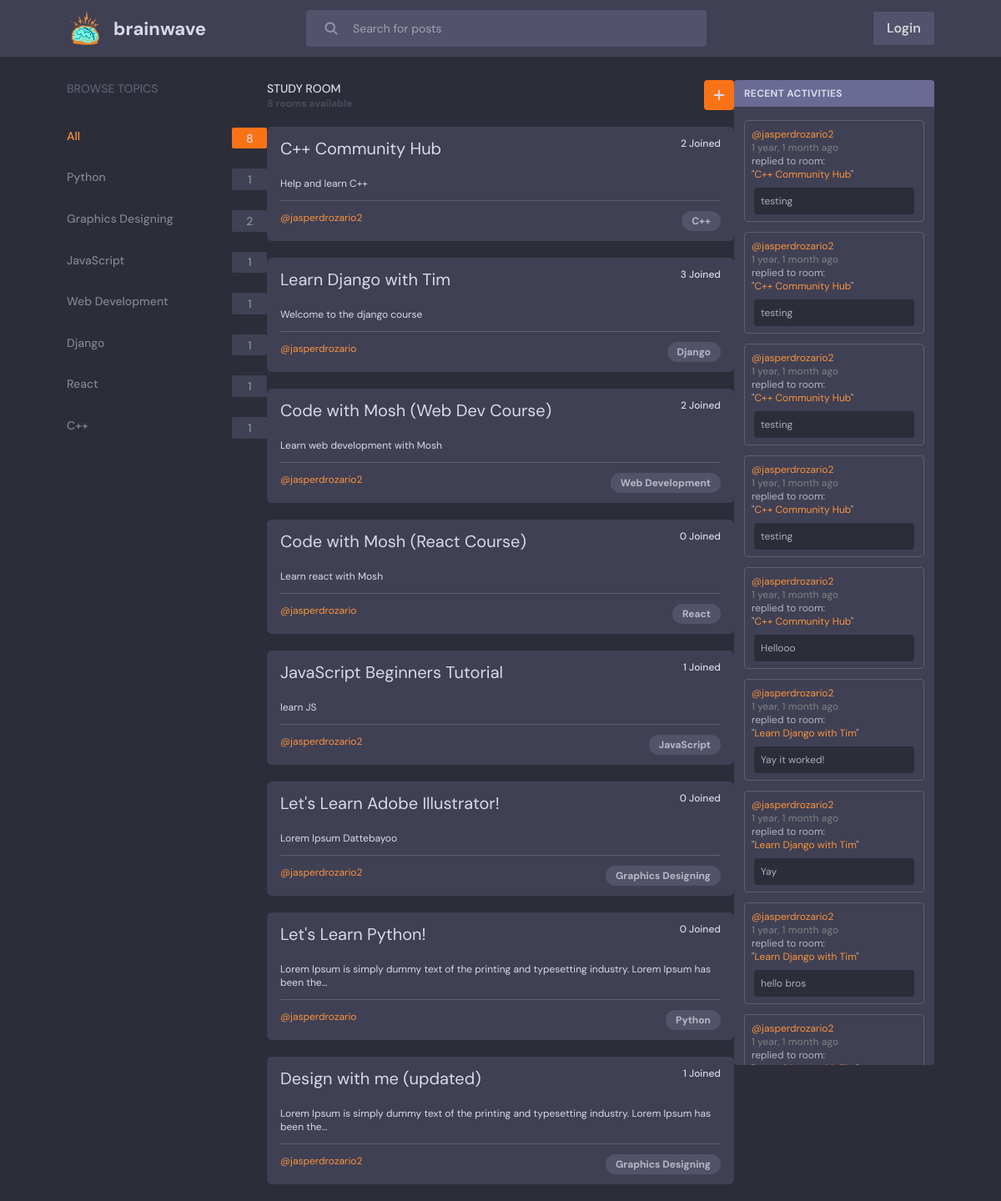
The app's page /, older data.
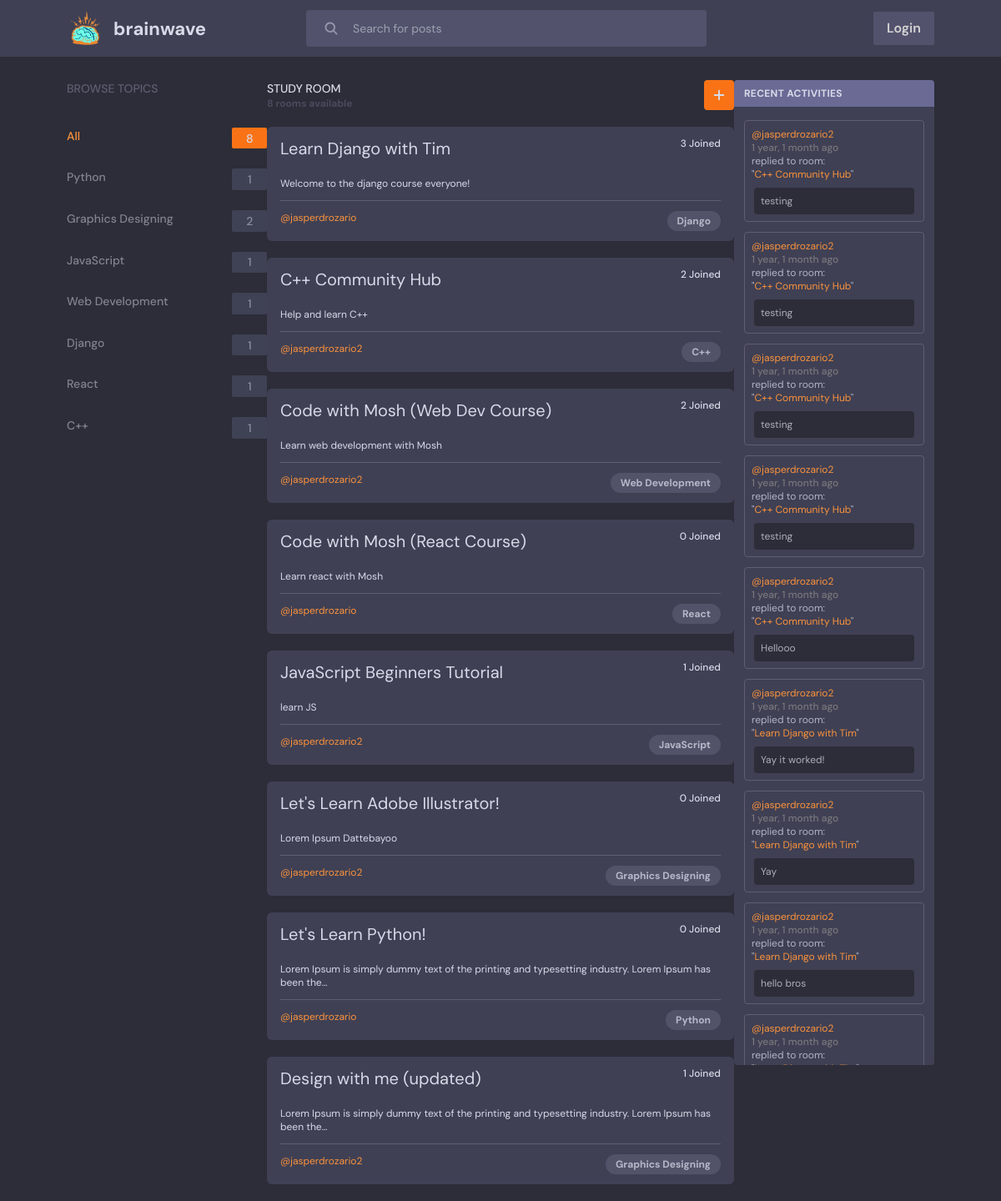
The same page, newer data.
### base/models.py (models this page shows, shortened)
class Topic(models.Model):
    name = models.CharField(max_length=200)

class Room(models.Model):
    host = models.ForeignKey(User, on_delete=models.SET_NULL, null=True)
    topic = models.ForeignKey(Topic, on_delete=models.SET_NULL, related_name='rooms', null=True)
    name = models.CharField(max_length=200)
    description = models.TextField(null=True, blank=True, max_length=100)
    participants = models.ManyToManyField(User, related_name='participants', blank=True)
    updated = models.DateTimeField(auto_now=True)
    created = models.DateTimeField(auto_now_add=True)
    def __str__(self):
        return self.name
    class Meta:
        ordering = ['-updated', '-created']

class Message(models.Model):
    user = models.ForeignKey(User, on_delete=models.CASCADE)
    room = models.ForeignKey(Room, on_delete=models.CASCADE)
    body = models.TextField(max_length=1000)
    updated = models.DateTimeField(auto_now=True)
    created = models.DateTimeField(auto_now_add=True)
    class Meta:
        ordering = ['-updated', '-created']
    def __str__(self):
        return self.body

### base/views.py (the view, shortened to what this page needs)
# urls.py: 2. Add a URL to urlpatterns:  path('', views.home, name='home')
def home(request):
  total_room_count = Room.objects.count()
  q = request.GET.get('q') if request.GET.get('q') != None else ''
  if len(q)>0 and ' ' in q[-1]:
    q = q.replace(' ', '+')
  print(q)
  rooms = Room.objects.filter(
    Q(topic__name__icontains = q) |
    Q(name__icontains = q) |
    Q(description__icontains = q)
  )
  room_count = rooms.count()
  if q == '':
    selected_topic = ''
  print(selected_topic)
  filtered_room_messages = []
  for room in rooms:
    room_messages = Message.objects.filter(room=room)
    filtered_room_messages.extend(room_messages)
  filtered_room_messages.sort(key=lambda event: event.created, reverse=True)
  topics = Topic.objects.all()
  isHomePage = True
  context = {'rooms': rooms, 'topics': topics, 'total_room_count': total_room_count, 'room_count': room_count, 'room_messages': filtered_room_messages, 'flag': isHomePage, 'selected_topic': selected_topic,}
  return render(request, 'base/home.html', context)

### base/templates/base/home.html
{% extends 'main.html' %} {% block content %}
<div class="flex justify-center">
  <div class="fixed left-[5rem] w-[15rem]">
    {% include 'base/topics_component.html' %}
  </div>
  <div class="flex-none w-[35rem]">
    {% include 'base/feed_component.html' %}
  </div>
  <div
    class="fixed rounded overflow-y-auto scrollbar-thin right-[5rem] w-[15rem] h-[82%]"
  >
    {% include 'base/activity_log_component.html' %}
  </div>
</div>
{% endblock %}

### templates/main.html (shortened to what this page needs)
<!DOCTYPE html>
{% load static %}
<html lang="en">
  <head>
    <link rel="stylesheet" href="{% static 'styles/main.css' %}" />
  </head>
  <body class="subpixel-antialiased bg-theme-primary pt-[6rem]">
    <nav class="fixed top-0 w-full z-[1000]">{% include 'navbar.html' %}</nav>
    <div>{% block content %} {% endblock %}</div>
  </body>
</html>

### templates/navbar.html
{% load static %}
<div class="flex justify-between items-center h-15 py-3 bg-theme-secondary">
  <div class="flex-none ml-[5rem]">
    <a href="{% url 'home'%}">
      <div class="flex items-center">
        <img
          src="{% static 'images/brainwave-logo-2.png' %}"
          alt="Image not loaded"
          class="w-11 h-11 mr-3"
        />
        <p class="font-bold text-[22px] text-[#D8DAE8]">brainwave</p>
      </div>
    </a>
  </div>
  <div class="flex-none mx-[5rem] w-[30rem]">
      <form method="GET" action="{% url 'home' %}">
        <label class="flex items-center rounded gap-4 px-5 py-3 text-sm text-neutral-300 transition-transform duration-300 bg-[#52526D]">
          <svg xmlns="http://www.w3.org/2000/svg" viewBox="0 0 16 16" fill="currentColor" class="size-5 text-subtle-white/50">
            <path fill-rule="evenodd" d="M9.965 11.026a5 5 0 1 1 1.06-1.06l2.755 2.754a.75.75 0 1 1-1.06 1.06l-2.755-2.754ZM10.5 7a3.5 3.5 0 1 1-7 0 3.5 3.5 0 0 1 7 0Z" clip-rule="evenodd" />
          </svg>
          <input
            class="bg-transparent border-none outline-none"
            type="text"
            name="q"
            placeholder="Search for posts"
          />
        </label>
      </form>
  </div>
  {% if request.user.is_authenticated %}
  <div class="flex-none px-4 py-2 rounded-sm mx-[5rem] bg-[#52526D]">
    <a href="{% url 'logout' %}">
      <p class="text-neutral-300 text-center text-wrap font-semibold">Logout</p>
    </a>
  </div>
  {% else %}
  <div class="flex-none px-4 py-2 rounded-sm mx-[5rem] bg-[#52526D]">
    <p class="text-neutral-300 text-center text-wrap font-semibold">
      <a href="{% url 'login' %}">Login</a>
    </p>
  </div>
  {% endif %}
</div>

### base/templates/base/topics_component.html (shortened to what this page needs)
<p class="text-sm font-medium mb-[2.3rem] text-subtle-purple">BROWSE TOPICS</p>
<div class="flex justify-between text-sm font-medium mb-6 text-subtle-white/50">
  {% if selected_topic == '' %}
  <a class="text-orange-400" href="{% url 'home' %}">All</a>
  <div
    class="flex bg-orange-500 items-center justify-center rounded-sm w-[2.6rem] h-[1.6rem]"
  >
    <p class="text-subtle-white">{{total_room_count}}</p>
  </div>
  {% endif %}
</div>
{% for topic in topics %}
<div class="flex justify-between text-sm font-medium mb-6 text-subtle-white/50">
  {% if topic.name == selected_topic %}
  <a class="text-orange-400" href="{% url 'home' %}?q={{topic.name}}"
    >{{topic.name}}</a
  >
  <div
    class="flex bg-orange-500 items-center justify-center rounded-sm w-[2.6rem] h-[1.6rem]"
  >
    <p class="text-subtle-white">{{topic.rooms.all|length}}</p>
  </div>
  {% else %}
  <a class="hover:text-orange-400/75" href="{% url 'home' %}?q={{topic.name}}"
    >{{topic.name}}</a
  >
  <div
    class="flex bg-[#3F4154] items-center justify-center rounded-sm w-[2.6rem] h-[1.6rem]"
  >
    <p>{{topic.rooms.all|length}}</p>
  </div>
  {% endif %}
</div>
{% endfor %}

### base/templates/base/feed_component.html (shortened to what this page needs)
<div class="flex justify-between">
  <div class="flex-none">
    {% if not flag %}
    <p class="text-subtle-white text-sm font-medium">
      STUDY ROOM (by @{{ user.username }})
    </p>
    {% else %}
    <p class="text-subtle-white text-sm font-medium">STUDY ROOM</p>
    {% endif %} {% if room_count > 1 %}
    <p class="text-xs font-bold text-[#4B4A5D]">
      {{room_count}} rooms available
    </p>
    {% elif room_count == 1 %}
    <p class="text-xs font-bold text-[#4B4A5D]">1 room available</p>
    {% else %}
    <p class="text-xs font-bold text-[#4B4A5D]">No rooms available</p>
    {% endif %}
  </div>
  <a href="{% url 'create-room' %}">
    <p
      class="group flex items-center justify-center font-semibold text-sm text-subtle-white bg-orange-500 w-9 h-9 rounded transition-all duration-300 hover:w-[140px]"
    >
      <svg
        xmlns="http://www.w3.org/2000/svg"
        viewBox="0 0 16 16"
        fill="currentColor"
        class="w-5 h-5"
      >
        <path
          d="M8.75 3.75a.75.75 0 0 0-1.5 0v3.5h-3.5a.75.75 0 0 0 0 1.5h3.5v3.5a.75.75 0 0 0 1.5 0v-3.5h3.5a.75.75 0 0 0 0-1.5h-3.5v-3.5Z"
        />
      </svg>
    </p>
  </a>
</div>
{% for room in rooms %}
<div
  class="my-5 py-3 px-4 rounded-md bg-theme-secondary transition-transform duration-300 hover:scale-[1.02]"
>
  <div class="flex justify-between">
    <p
      class="mb-5 text-subtle-white text-xl transition-all duration-300 hover:text-orange-400"
    >
      <a href="{% url 'room' room.id %}">{{room.name}}</a>
    </p>
    <p class="mb-3 text-xs font-medium text-subtle-white">
      {{room.participants.all|length}} Joined
    </p>
  </div>
  <div>
    <p class="mb-3 text-xs text-subtle-white">
      {{room.description|truncatechars:100}}
    </p>
    <hr class="border-t-[1px] border-subtle-purple" />
  </div>
  <div class="flex justify-between mt-3">
    <div class="flex-none">
      <p class="text-orange-400 text-xs hover:underline">
        <a href="{% url 'user-profile' room.host.id %}"
          >@{{room.host.username}}</a
        >
      </p>
    </div>
    <div class="flex-none px-3 py-1 rounded-xl bg-[#525369]">
      <p class="text-subtle-white/75 text-xs font-bold">{{room.topic.name}}</p>
    </div>
  </div>
</div>
{% endfor %}

### base/templates/base/activity_log_component.html
<div class="bg-theme-secondary">
  <p
    class="text-xs font-bold px-3 py-2 text-subtle-white tracking-wide bg-light-lavender"
  >
    {% if flag %} RECENT ACTIVITIES {% else %} RECENT ACTIVITIES by
    @{{user.username}} {% endif %}
  </p>
  <div class="py-1">
    {% for message in room_messages %}
    <div class="rounded border-subtle-purple p-2 m-3 border-[0.3px]">
      <p class="text-xs text-orange-400">
        <a href="{% url 'user-profile' message.user.id %}">@{{message.user}}</a>
      </p>
      <p class="text-xs text-[#78777C] font-medium">
        {{message.created|timesince}} ago
      </p>
      <p class="text-xs text-subtle-white/75">
        replied to room: <br />
        "<a class="text-orange-400" href="{% url 'room' message.room.id %}"
          >{{message.room}}</a
        >"
      </p>
      <div
        class="break-words whitespace-normally mt-2 p-2 rounded bg-theme-primary mx-[3px]"
      >
        <p class="text-xs text-subtle-white/75">
          {{message|truncatechars:100}}
        </p>
      </div>
    </div>
    {% endfor %}
  </div>
</div>

Row changes from the older to the newer data that the page shows:
changed Room "Learn Django with Tim": description "Welcome to the django course" → "Welcome to the django course everyone!"; moves up the list
